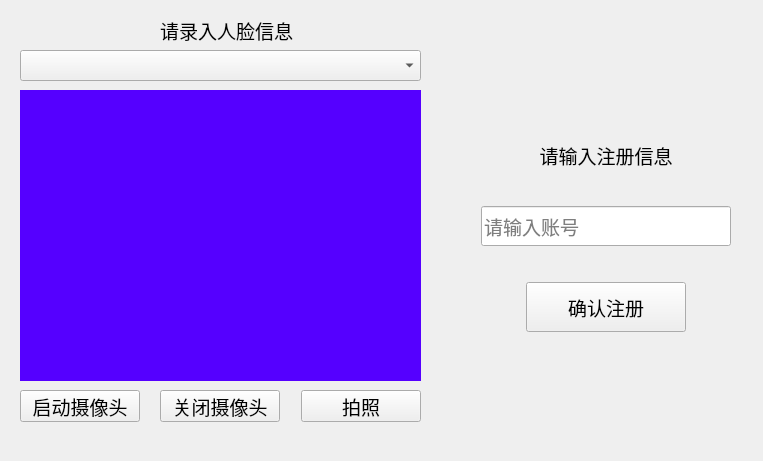
<?xml version="1.0" encoding="UTF-8"?>
<ui version="4.0">
 <class>register_win</class>
 <widget class="QWidget" name="register_win">
  <property name="geometry">
   <rect>
    <x>0</x>
    <y>0</y>
    <width>763</width>
    <height>461</height>
   </rect>
  </property>
  <property name="windowTitle">
   <string>Form</string>
  </property>
  <widget class="QWidget" name="widget" native="true">
   <property name="geometry">
    <rect>
     <x>20</x>
     <y>90</y>
     <width>401</width>
     <height>291</height>
    </rect>
   </property>
   <property name="font">
    <font>
     <family>Arial</family>
     <pointsize>14</pointsize>
    </font>
   </property>
   <property name="styleSheet">
    <string notr="true">
background-color: rgb(85, 0, 255);</string>
   </property>
  </widget>
  <widget class="QLabel" name="label">
   <property name="geometry">
    <rect>
     <x>160</x>
     <y>20</y>
     <width>141</width>
     <height>21</height>
    </rect>
   </property>
   <property name="font">
    <font>
     <family>Arial</family>
     <pointsize>14</pointsize>
    </font>
   </property>
   <property name="text">
    <string>请录入人脸信息</string>
   </property>
  </widget>
  <widget class="QComboBox" name="comboBox">
   <property name="geometry">
    <rect>
     <x>20</x>
     <y>50</y>
     <width>401</width>
     <height>31</height>
    </rect>
   </property>
  </widget>
  <widget class="QWidget" name="layoutWidget">
   <property name="geometry">
    <rect>
     <x>430</x>
     <y>50</y>
     <width>301</width>
     <height>371</height>
    </rect>
   </property>
   <layout class="QHBoxLayout" name="horizontalLayout_2">
    <item>
     <spacer name="horizontalSpacer_3">
      <property name="orientation">
       <enum>Qt::Horizontal</enum>
      </property>
      <property name="sizeHint" stdset="0">
       <size>
        <width>40</width>
        <height>20</height>
       </size>
      </property>
     </spacer>
    </item>
    <item>
     <layout class="QVBoxLayout" name="verticalLayout_4">
      <item>
       <spacer name="verticalSpacer_4">
        <property name="orientation">
         <enum>Qt::Vertical</enum>
        </property>
        <property name="sizeHint" stdset="0">
         <size>
          <width>20</width>
          <height>50</height>
         </size>
        </property>
       </spacer>
      </item>
      <item>
       <layout class="QVBoxLayout" name="verticalLayout_3">
        <item>
         <layout class="QVBoxLayout" name="verticalLayout_2">
          <item>
           <widget class="QLabel" name="label_2">
            <property name="minimumSize">
             <size>
              <width>140</width>
              <height>30</height>
             </size>
            </property>
            <property name="font">
             <font>
              <family>Arial</family>
              <pointsize>14</pointsize>
             </font>
            </property>
            <property name="text">
             <string>请输入注册信息</string>
            </property>
            <property name="alignment">
             <set>Qt::AlignCenter</set>
            </property>
           </widget>
          </item>
          <item>
           <layout class="QVBoxLayout" name="verticalLayout">
            <item>
             <spacer name="verticalSpacer_2">
              <property name="orientation">
               <enum>Qt::Vertical</enum>
              </property>
              <property name="sizeHint" stdset="0">
               <size>
                <width>20</width>
                <height>30</height>
               </size>
              </property>
             </spacer>
            </item>
            <item>
             <widget class="QLineEdit" name="lineEdit">
              <property name="minimumSize">
               <size>
                <width>250</width>
                <height>40</height>
               </size>
              </property>
              <property name="font">
               <font>
                <family>Arial</family>
                <pointsize>14</pointsize>
               </font>
              </property>
              <property name="placeholderText">
               <string>请输入账号</string>
              </property>
             </widget>
            </item>
            <item>
             <spacer name="verticalSpacer">
              <property name="orientation">
               <enum>Qt::Vertical</enum>
              </property>
              <property name="sizeHint" stdset="0">
               <size>
                <width>20</width>
                <height>30</height>
               </size>
              </property>
             </spacer>
            </item>
           </layout>
          </item>
         </layout>
        </item>
        <item>
         <layout class="QHBoxLayout" name="horizontalLayout">
          <item>
           <spacer name="horizontalSpacer">
            <property name="orientation">
             <enum>Qt::Horizontal</enum>
            </property>
            <property name="sizeHint" stdset="0">
             <size>
              <width>40</width>
              <height>20</height>
             </size>
            </property>
           </spacer>
          </item>
          <item>
           <widget class="QPushButton" name="pushButton">
            <property name="minimumSize">
             <size>
              <width>160</width>
              <height>50</height>
             </size>
            </property>
            <property name="font">
             <font>
              <family>Arial</family>
              <pointsize>14</pointsize>
             </font>
            </property>
            <property name="text">
             <string>确认注册</string>
            </property>
           </widget>
          </item>
          <item>
           <spacer name="horizontalSpacer_2">
            <property name="orientation">
             <enum>Qt::Horizontal</enum>
            </property>
            <property name="sizeHint" stdset="0">
             <size>
              <width>40</width>
              <height>20</height>
             </size>
            </property>
           </spacer>
          </item>
         </layout>
        </item>
       </layout>
      </item>
      <item>
       <spacer name="verticalSpacer_5">
        <property name="orientation">
         <enum>Qt::Vertical</enum>
        </property>
        <property name="sizeHint" stdset="0">
         <size>
          <width>20</width>
          <height>40</height>
         </size>
        </property>
       </spacer>
      </item>
     </layout>
    </item>
   </layout>
  </widget>
  <widget class="QWidget" name="layoutWidget">
   <property name="geometry">
    <rect>
     <x>20</x>
     <y>390</y>
     <width>401</width>
     <height>32</height>
    </rect>
   </property>
   <layout class="QHBoxLayout" name="horizontalLayout_3">
    <item>
     <widget class="QPushButton" name="start_bt">
      <property name="minimumSize">
       <size>
        <width>120</width>
        <height>30</height>
       </size>
      </property>
      <property name="font">
       <font>
        <family>Arial</family>
        <pointsize>14</pointsize>
       </font>
      </property>
      <property name="text">
       <string>启动摄像头</string>
      </property>
     </widget>
    </item>
    <item>
     <spacer name="horizontalSpacer_4">
      <property name="orientation">
       <enum>Qt::Horizontal</enum>
      </property>
      <property name="sizeHint" stdset="0">
       <size>
        <width>40</width>
        <height>20</height>
       </size>
      </property>
     </spacer>
    </item>
    <item>
     <widget class="QPushButton" name="stop_bt">
      <property name="minimumSize">
       <size>
        <width>120</width>
        <height>30</height>
       </size>
      </property>
      <property name="font">
       <font>
        <family>Arial</family>
        <pointsize>14</pointsize>
       </font>
      </property>
      <property name="text">
       <string>关闭摄像头</string>
      </property>
     </widget>
    </item>
    <item>
     <spacer name="horizontalSpacer_5">
      <property name="orientation">
       <enum>Qt::Horizontal</enum>
      </property>
      <property name="sizeHint" stdset="0">
       <size>
        <width>40</width>
        <height>20</height>
       </size>
      </property>
     </spacer>
    </item>
    <item>
     <widget class="QPushButton" name="takephoto_bt">
      <property name="minimumSize">
       <size>
        <width>120</width>
        <height>30</height>
       </size>
      </property>
      <property name="font">
       <font>
        <family>Arial</family>
        <pointsize>14</pointsize>
       </font>
      </property>
      <property name="text">
       <string>拍照</string>
      </property>
     </widget>
    </item>
   </layout>
  </widget>
 </widget>
 <resources/>
 <connections/>
</ui>
